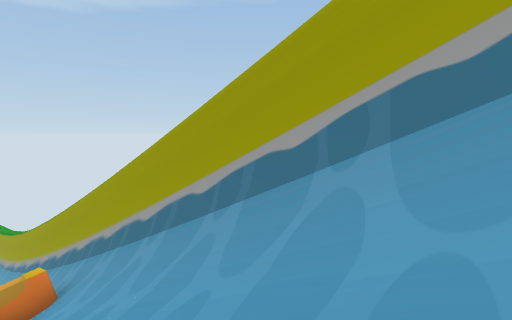
[1] (above)

18 first-person views from a walk through a scene from a Unity 3-D project. The camera is 1.4 m above the floor, tilts 4° down and sees 75° across. The floor is counted in squares, 2 m on a side. Each view is taken from the middle of a square. On the plan, view 1 faces up. The plan holds only what a view shows up to about 10 squares ahead; the rest is blank. The place goes on beyond the plan.

[2]
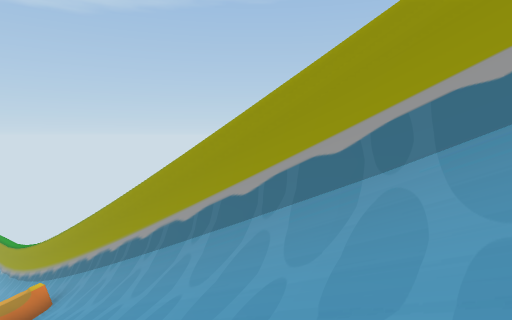

[3]
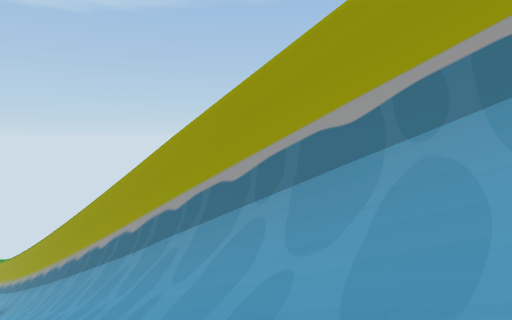

[4]
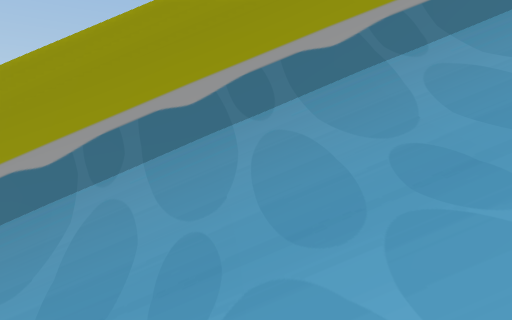

[5]
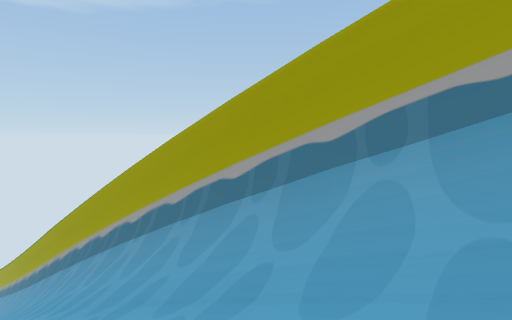

[6]
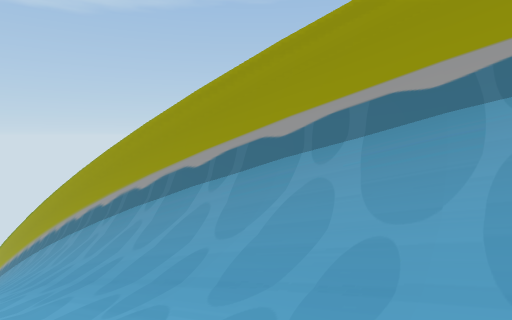

[7]
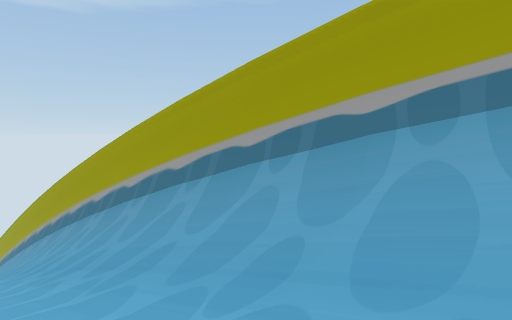

[8]
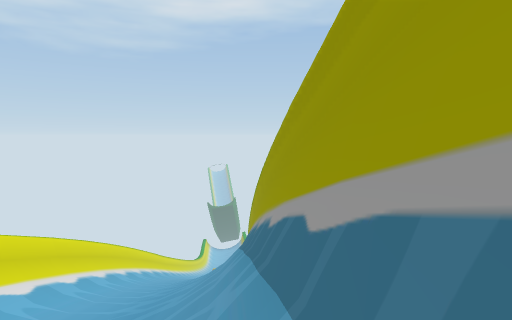

[9]
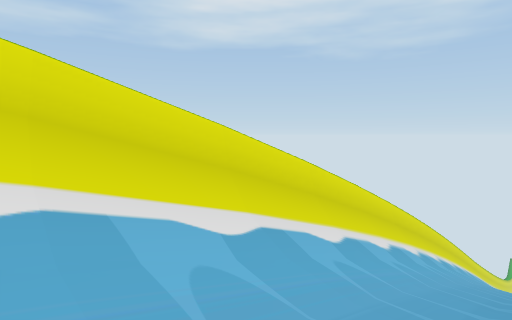

[10]
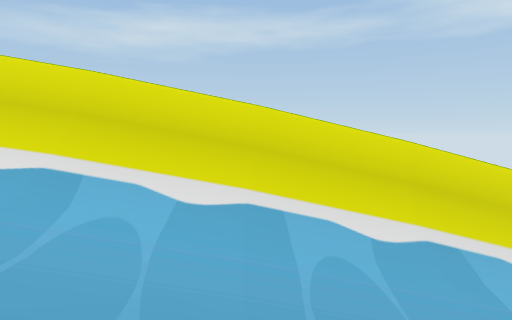

[11]
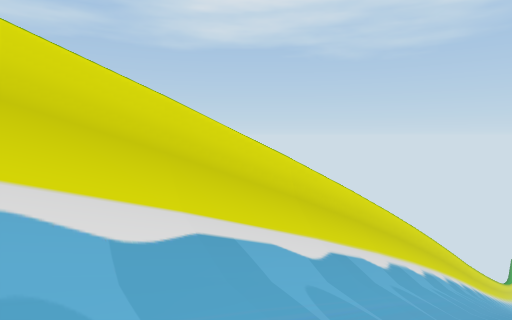

[12]
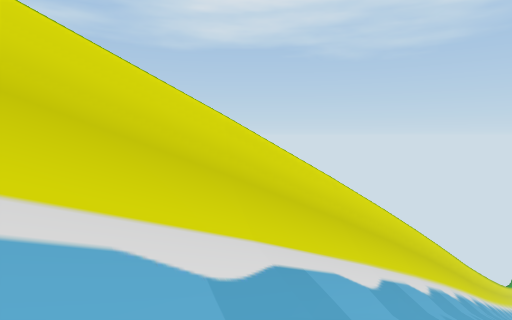

[13]
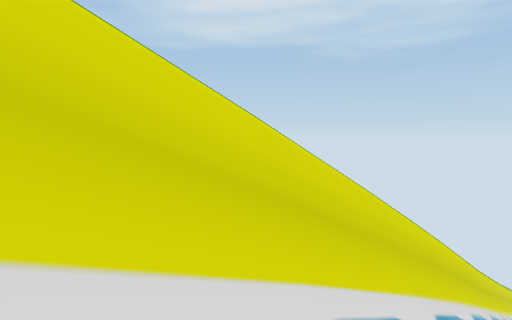

[14]
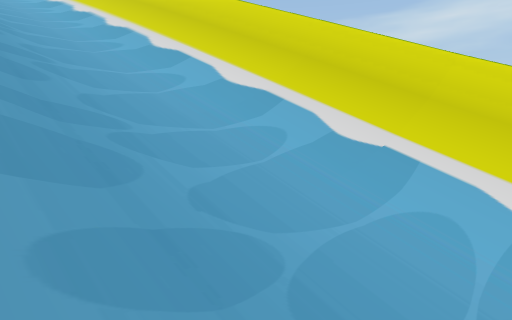

[15]
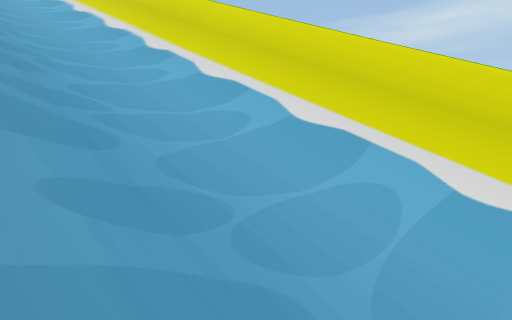

[16]
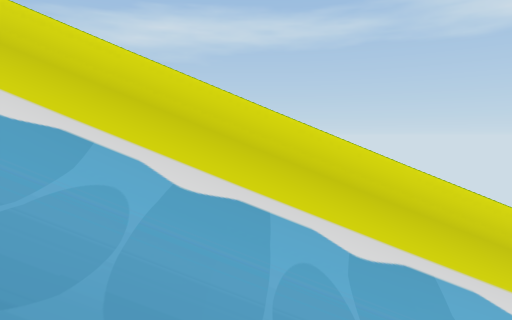

[17]
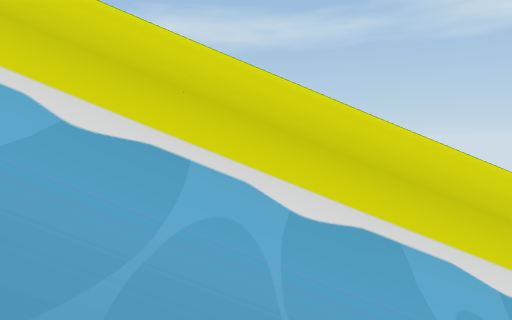

[18]
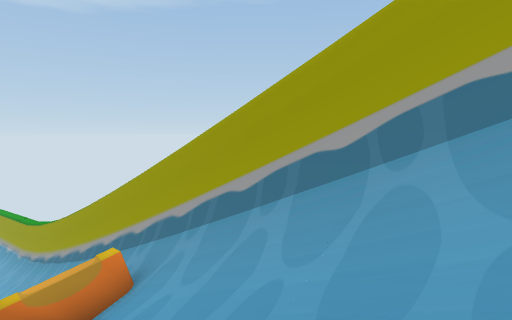

### Floor plan
Key: @ floor where view 1 was taken; # wall or solid block; . main floor; : floor 0.75 m higher than the main floor; - floor 0.75 m lower than the main floor; _ floor 1.75 m lower than the main floor; / step, stairs or slope; ≈ liquid the walk keeps out of.
Columns run from 5 left of view 1 to 21 right of it. Each row starts with its distance up from view 1.
  9 ##
  8 /##
  7 ≈/##
  6 ≈//##
  5 ////##
  4   ///##
  3 // ///##
  2 #//////##
  1 ##//////##
  0  ##//@///###
 -1   ##//////##
 -2    ###/////###
 -3      ##/////###
 -4       ##//////##
 -5        ##//////##
 -6         ##//////##
 -7          ##//////##
 -8           ##//////##
 -9            ##//////###
-10             ##//////###
-11              ##//////###
-12               ##///////##
-13                ###//////###
-14                  ##///////#
-15                   ##///_///
-16                    ##///-//
-17                     ##//../
-18                      ##//..
-19                       ###/:
-20                         ##/
-21                          #

Positions as (right, up) in squares from view 1, and headings:
1: (0, 0), facing up
2: (2, -3), facing up
3: (6, -6), facing up
4: (6, -7), facing up-right
5: (13, -13), facing up
6: (18, -17), facing up
7: (20, -19), facing up
8: (21, -15), facing up-left
9: (19, -16), facing left
10: (21, -16), facing down-left
11: (15, -13), facing left
12: (12, -11), facing left
13: (10, -10), facing left
14: (3, 0), facing down
15: (0, 3), facing down
16: (0, 3), facing down-left
17: (-1, 3), facing down-left
18: (-2, 1), facing up
